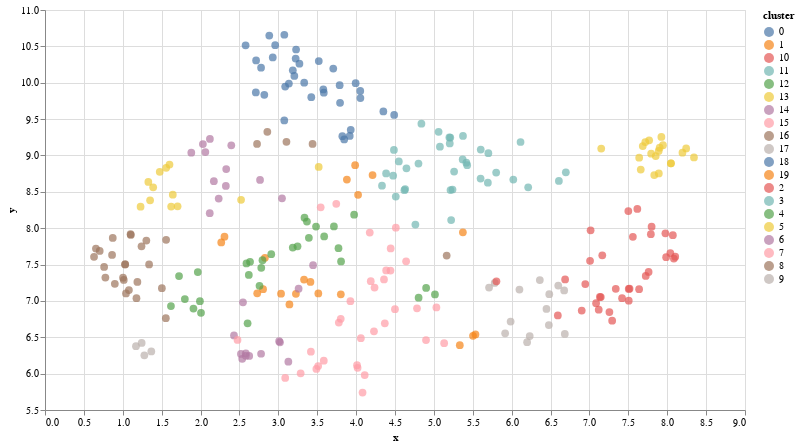

Notebook code for this chart:
### Code cell
# Plot
chart = alt.Chart(df_explore).mark_circle(size=60).encode(
    x=#'x',
    alt.X('x',
        scale=alt.Scale(zero=False)
    ),
    y=
    alt.Y('y',
        scale=alt.Scale(zero=False)
    ),
    color='cluster',
    tooltip=['content', "parent"]
).properties(
    width=700,
    height=400
)
chart.interactive()

### Figure 1 — Vega-Lite specification as saved in the notebook (floating-point values rounded to 4 significant figures; data arrays with more than 128 entries replaced by an {"elided": "..."} marker saying what was removed)
{"config": {"view": {"continuousWidth": 300, "continuousHeight": 300}}, "data": {"name": "data-7f1a4ace558d7abc74d49ceefa4780ab"}, "mark": {"type": "circle", "size": 60}, "encoding": {"color": {"field": "cluster", "type": "nominal"}, "tooltip": [{"field": "content", "type": "nominal"}, {"field": "parent", "type": "nominal"}], "x": {"field": "x", "scale": {"zero": false}, "type": "quantitative"}, "y": {"field": "y", "scale": {"zero": false}, "type": "quantitative"}}, "height": 400, "params": [{"name": "param_11", "select": {"type": "interval", "encodings": ["x", "y"]}, "bind": "scales"}], "width": 700, "$schema": "https://vega.github.io/schema/vega-lite/v5.16.3.json", "datasets": {"data-7f1a4ace558d7abc74d49ceefa4780ab": {"elided": "287 records"}}}
